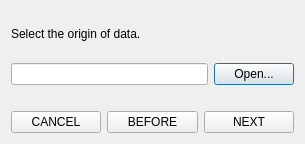
<ui version="4.0" >
 <class>Dialog</class>
 <widget class="QDialog" name="Dialog" >
  <property name="geometry" >
   <rect>
    <x>0</x>
    <y>0</y>
    <width>305</width>
    <height>144</height>
   </rect>
  </property>
  <property name="windowTitle" >
   <string>Dialog</string>
  </property>
  <layout class="QVBoxLayout" >
   <item>
    <layout class="QVBoxLayout" >
     <item>
      <widget class="QLabel" name="label" >
       <property name="text" >
        <string>Select the origin of data.</string>
       </property>
      </widget>
     </item>
     <item>
      <layout class="QHBoxLayout" >
       <item>
        <widget class="QLineEdit" name="lineEdit" />
       </item>
       <item>
        <widget class="QPushButton" name="pushButton" >
         <property name="text" >
          <string>Open...</string>
         </property>
         <property name="icon" >
          <iconset resource="../../../resource/default.qrc" >:/icons/default/icons/folder.png</iconset>
         </property>
        </widget>
       </item>
      </layout>
     </item>
     <item>
      <spacer>
       <property name="orientation" >
        <enum>Qt::Horizontal</enum>
       </property>
       <property name="sizeHint" >
        <size>
         <width>40</width>
         <height>20</height>
        </size>
       </property>
      </spacer>
     </item>
     <item>
      <layout class="QHBoxLayout" >
       <item>
        <widget class="QPushButton" name="pushButton_2" >
         <property name="text" >
          <string>CANCEL</string>
         </property>
         <property name="icon" >
          <iconset resource="../../../resource/default.qrc" >:/icons/default/icons/cancel.png</iconset>
         </property>
        </widget>
       </item>
       <item>
        <widget class="QPushButton" name="pushButton_3" >
         <property name="text" >
          <string>BEFORE</string>
         </property>
         <property name="icon" >
          <iconset resource="../../../resource/default.qrc" >:/icons/default/icons/book_previous.png</iconset>
         </property>
        </widget>
       </item>
       <item>
        <widget class="QPushButton" name="pushButton_4" >
         <property name="text" >
          <string>NEXT</string>
         </property>
         <property name="icon" >
          <iconset resource="../../../resource/default.qrc" >:/icons/default/icons/book_next.png</iconset>
         </property>
        </widget>
       </item>
      </layout>
     </item>
    </layout>
   </item>
  </layout>
 </widget>
 <resources>
  <include location="../../../resource/default.qrc" />
 </resources>
 <connections/>
</ui>
